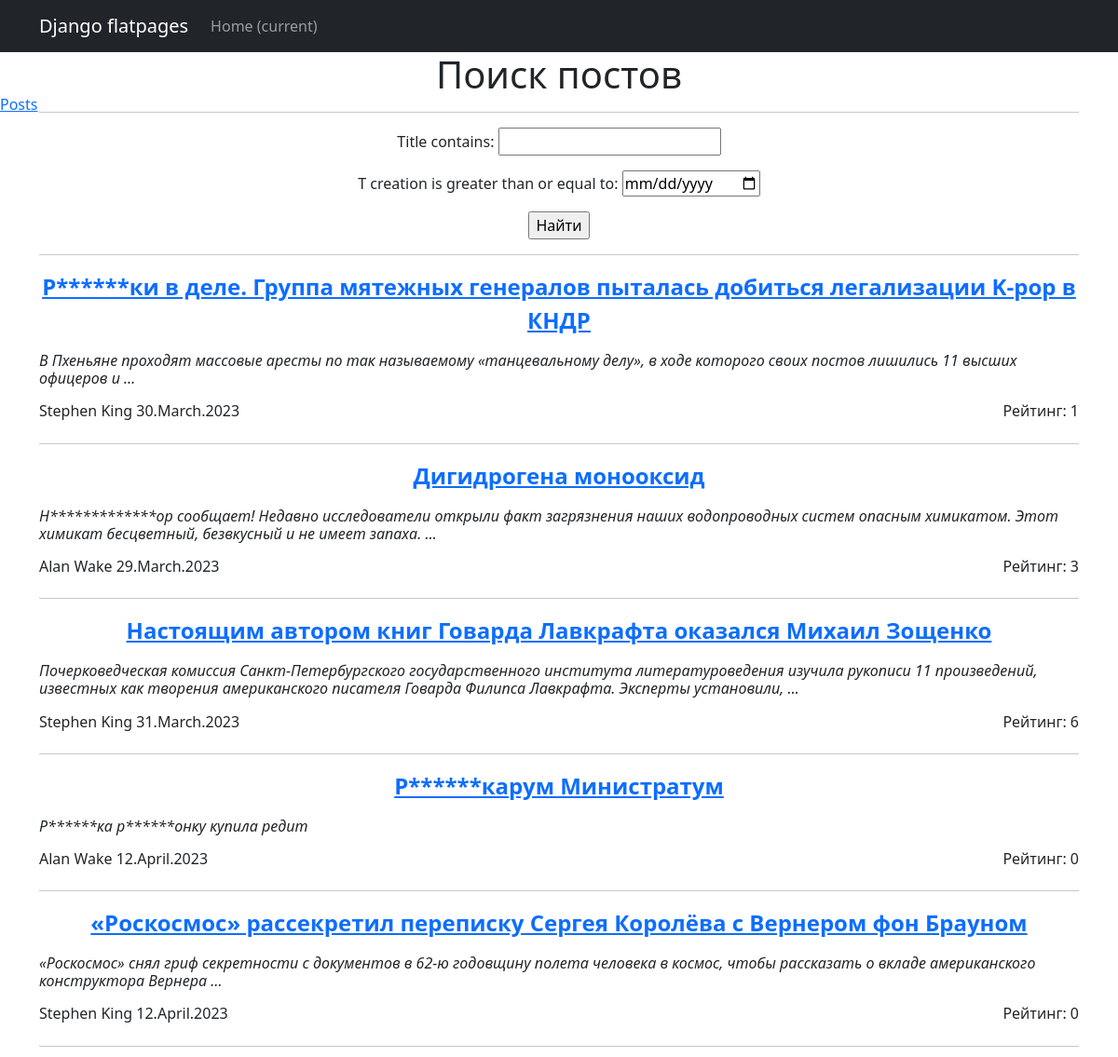
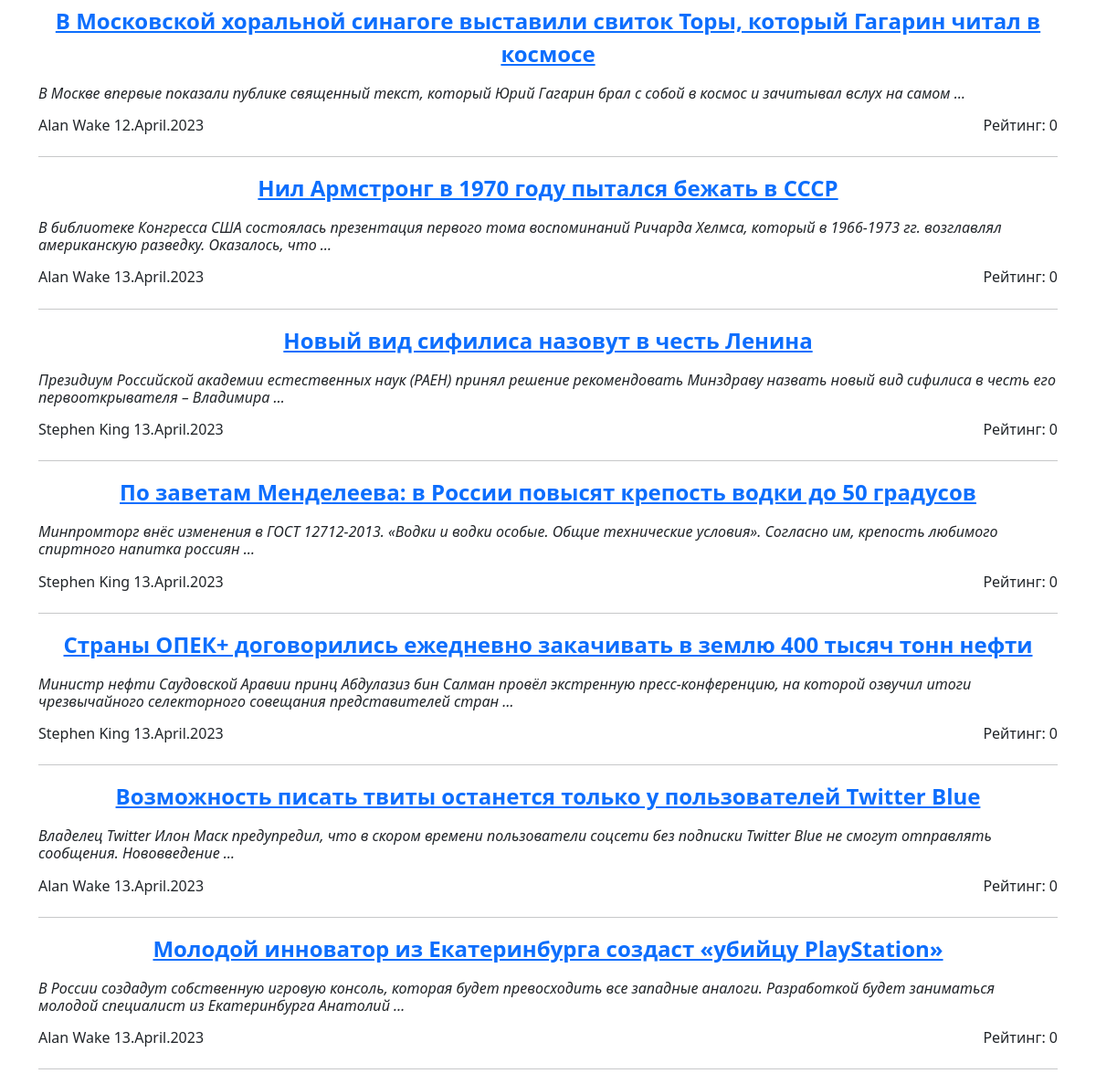
/posts/search/, run on the app's committed database (2 pictures, top to bottom).
### news/models.py (models this page shows, shortened)
class Post(models.Model):
    ar = 'Article'
    nw = 'News'
    post_types = [
        (ar, 'Article'),
        (nw, 'News')
    ]
    post_type = models.CharField(max_length=7, choices=post_types, default=nw)
    t_creation = models.DateTimeField(auto_now_add=True)
    title = models.CharField(max_length=255)
    content = models.TextField()
    rating = models.IntegerField(default=0, db_column='rating')
    author = models.ForeignKey('Author', on_delete=models.CASCADE, related_name='post')
    category = models.ManyToManyField('Category', through='PostCategory') # Связь многие к многим

class Author(models.Model):
    full_name = models.CharField(max_length=100)
    rating = models.IntegerField(default=0) # значение вычисляется в update_rating
    user = models.ForeignKey('auth.User', on_delete=models.CASCADE) # связь с методом User один к одному
    def update_rating(self):
        r_comments_by_author = Comment.objects.filter(user_id=self.user.id).aggregate(models.Sum('rating'))['rating__sum'] # new variant
        r_posts = Post.objects.filter(author_id=self).aggregate(models.Sum('rating')) #суммарный рейтинг за посты
        post_ids = Post.objects.filter(author_id=self).values_list('id', flat=True) #(flat=True) чтобы получить одним списком id всех постов этого автора
        r_comments_to_author_posts = Comment.objects.filter(post_id__in=post_ids).aggregate(models.Sum('rating'))['rating__sum']
        print(r_posts, r_posts['rating__sum'], r_comments_by_author, r_comments_to_author_posts)
        self.rating = (int(r_posts['rating__sum']) * 3) + int(r_comments_by_author) + int(r_comments_to_author_posts)
        print(self.rating)
        self.save()
    def __str__(self):
        return self.full_name

### news/views.py (the view)
# urls.py: path('search/', PostSearch.as_view(), name='news_search'),
class PostSearch(ListView):
    model = Post # Указываем модель, объекты которой мы будем выводить
    template_name = 'search.html'  # Указываем имя шаблона, с инструкциями по отображению объектов модели
    context_object_name = 'posts'  # Это имя списка где лежат все объекты. К нему обращаемся в html-шаблоне.
    def get_queryset(self):
        queryset = super().get_queryset()
        self.filterset = PostFilter(self.request.GET, queryset)
        return self.filterset.qs
    def get_context_data(self, **kwargs):
        context = super().get_context_data(**kwargs)
        context['filterset'] = self.filterset
        return context

### news/templatetags/custom_filters.py (called while the page is built)
@register.filter()
def censor(value):
   for word in bad_words:
      if word.lower() in value.lower():
         value = value.replace(word[1:-2], '*' * (len(word)-1))
   return value

### templates/search.html (shortened to what this page needs)
{% extends 'flatpages/default.html' %}
{% load custom_filters %}
{% block content %}
   <h1>Поиск постов</h1>
<a href="../#" style="position: fixed; left: 0; top: 100px;">Posts</a>
  <hr>
   <form action="" method="get">
       {{ filterset.form.as_p }}
       <input type="submit" value="Найти" />
   </form>
  <hr>
   {% if posts %}
       {% for post in posts %}
           <a href="{% url 'post_full' pk=post.pk %}" style="display: block; text-align: center; font-size:24px; font-weight: bold">{{post.title|censor}}</a>
           <h6 style="text-align: left; font-style: italic;">{{post.content|truncatewords:20|censor}}</h6>
           <div style="display: flex; justify-content: space-between; align-items: center;">
               <h6>{{post.author}} {{post.t_creation|date:"j.F.Y" }}</h6>
               <h6>Рейтинг: {{post.rating}}</h6>
           </div>
           <hr>
       {% endfor %}
   {% else %}
       <h2>Конец истории</h2>
   {% endif %}
{% endblock content %}

### data on the page
Post: title|censor "Р******ки в деле. Группа мятежных генералов пыталась добиться легализации K-pop в КНДР", content|censor "В Пхеньяне проходят массовые аресты по так называемому «танцевальному делу», в ходе которого своих постов лишились 11 высших офицеров и …", author "Stephen King", t_creation "30.March.2023", rating "1"
Post: title|censor "Дигидрогена монооксид", content|censor "Н*************ор сообщает! Недавно исследователи открыли факт загрязнения наших водопроводных систем опасным химикатом. Этот химикат бесцветный, безвкусный и не имеет запаха. …", author "Alan Wake", t_creation "29.March.2023", rating "3"
Post: title|censor "Настоящим автором книг Говарда Лавкрафта оказался Михаил Зощенко", content|censor "Почерковедческая комиссия Санкт-Петербургского государственного института литературоведения изучила рукописи 11 произведений, известных как творения американского писателя Говарда Филипса Лавкрафта. Эксперты установили, …", author "Stephen King", t_creation "31.March.2023", rating "6"
Post: title|censor "Р******карум Министратум", content|censor "Р******ка р******онку купила редит", author "Alan Wake", t_creation "12.April.2023", rating "0"
Post: title|censor "«Роскосмос» рассекретил переписку Сергея Королёва с Вернером фон Брауном", content|censor "«Роскосмос» снял гриф секретности с документов в 62-ю годовщину полета человека в космос, чтобы рассказать о вкладе американского конструктора Вернера …", author "Stephen King", t_creation "12.April.2023", rating "0"
Post: title|censor "В Московской хоральной синагоге выставили свиток Торы, который Гагарин читал в космосе", content|censor "В Москве впервые показали публике священный текст, который Юрий Гагарин брал с собой в космос и зачитывал вслух на самом …", author "Alan Wake", t_creation "12.April.2023", rating "0"
Post: title|censor "Нил Армстронг в 1970 году пытался бежать в СССР", content|censor "В библиотеке Конгресса США состоялась презентация первого тома воспоминаний Ричарда Хелмса, который в 1966-1973 гг. возглавлял американскую разведку. Оказалось, что …", author "Alan Wake", t_creation "13.April.2023", rating "0"
Post: title|censor "Новый вид сифилиса назовут в честь Ленина", content|censor "Президиум Российской академии естественных наук (РАЕН) принял решение рекомендовать Минздраву назвать новый вид сифилиса в честь его первооткрывателя – Владимира …", author "Stephen King", t_creation "13.April.2023", rating "0"
Post: title|censor "По заветам Менделеева: в России повысят крепость водки до 50 градусов", content|censor "Минпромторг внёс изменения в ГОСТ 12712-2013. «Водки и водки особые. Общие технические условия». Согласно им, крепость любимого спиртного напитка россиян …", author "Stephen King", t_creation "13.April.2023", rating "0"
Post: title|censor "Страны ОПЕК+ договорились ежедневно закачивать в землю 400 тысяч тонн нефти", content|censor "Министр нефти Саудовской Аравии принц Абдулазиз бин Салман провёл экстренную пресс-конференцию, на которой озвучил итоги чрезвычайного селекторного совещания представителей стран …", author "Stephen King", t_creation "13.April.2023", rating "0"
Post: title|censor "Возможность писать твиты останется только у пользователей Twitter Blue", content|censor "Владелец Twitter Илон Маск предупредил, что в скором времени пользователи соцсети без подписки Twitter Blue не смогут отправлять сообщения. Нововведение …", author "Alan Wake", t_creation "13.April.2023", rating "0"
Post: title|censor "Молодой инноватор из Екатеринбурга создаст «убийцу PlayStation»", content|censor "В России создадут собственную игровую консоль, которая будет превосходить все западные аналоги. Разработкой будет заниматься молодой специалист из Екатеринбурга Анатолий …", author "Alan Wake", t_creation "13.April.2023", rating "0"
